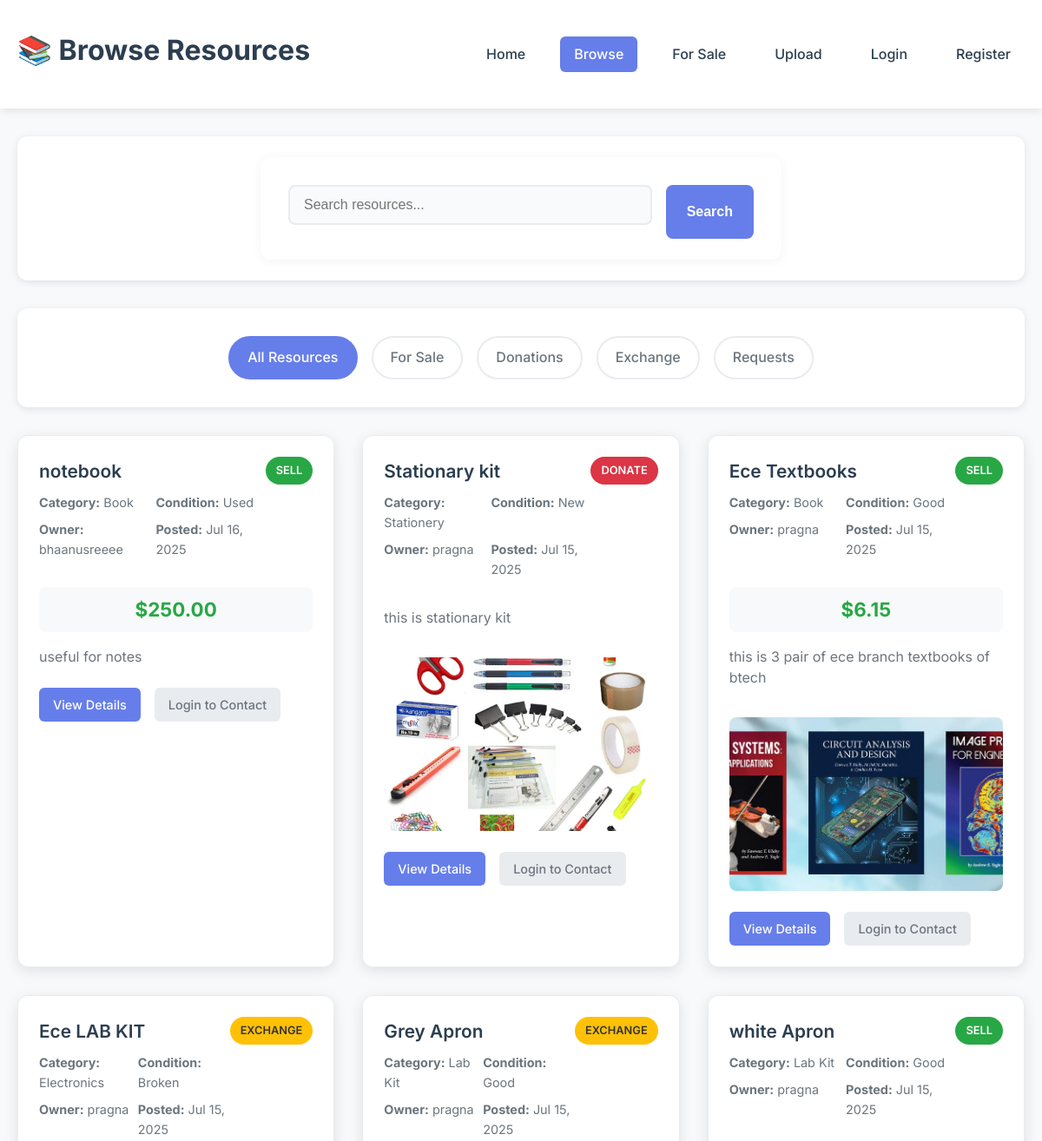
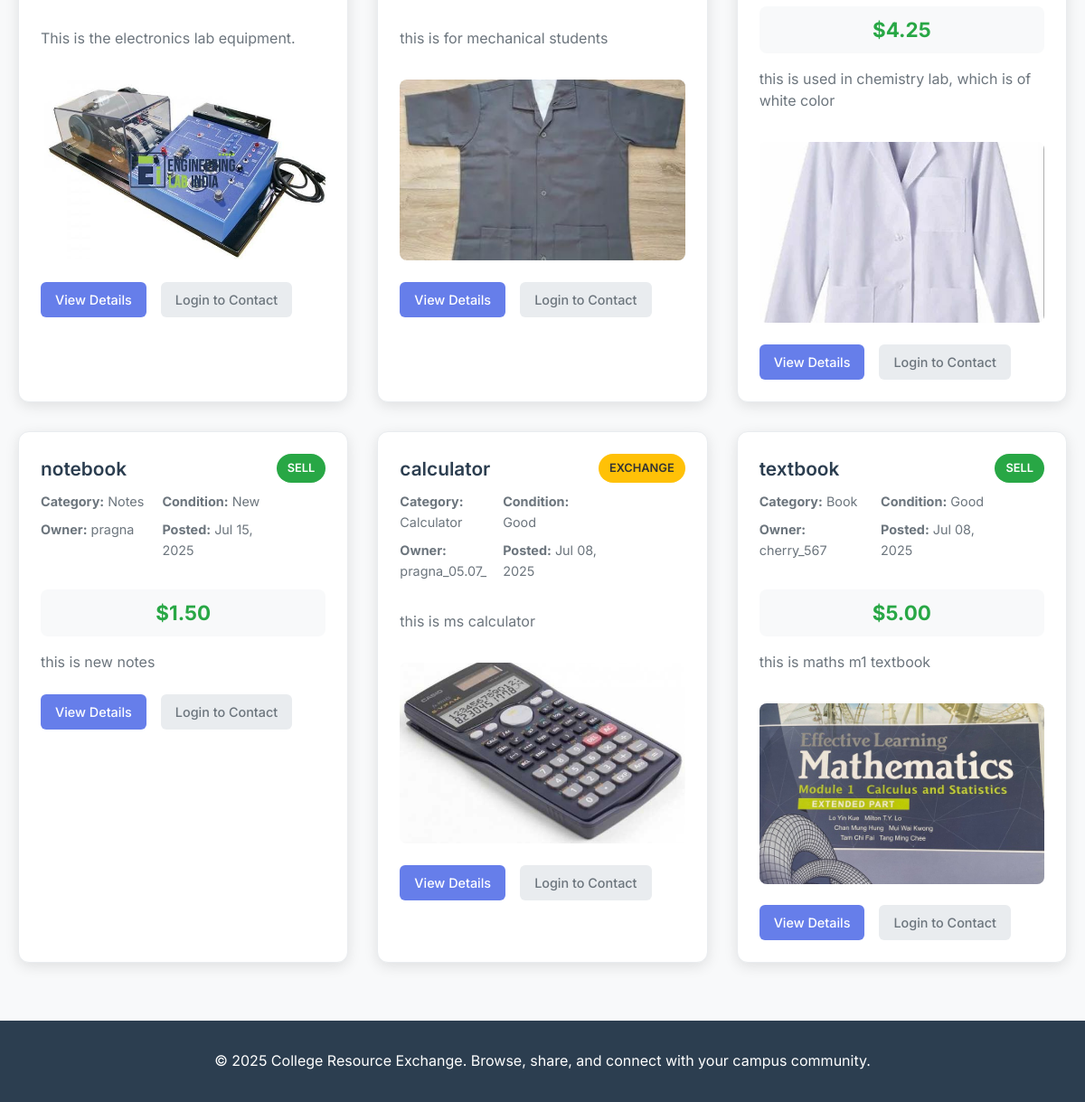
Page /resources/ on the committed database (2 pictures, top to bottom).
### resources/models.py (models this page shows, shortened)
class Resource(models.Model):
    title = models.CharField(max_length=100)
    description = models.TextField()
    category = models.CharField(max_length=20, choices=CATEGORY_CHOICES)
    condition = models.CharField(max_length=10, choices=CONDITION_CHOICES)
    image = models.ImageField(upload_to='resources/', blank=True, null=True)
    action_type = models.CharField(max_length=10, choices=ACTION_CHOICES)
    price = models.DecimalField(max_digits=10, decimal_places=2, null=True, blank=True, help_text="Price in currency (required if selling)")
    owner = models.ForeignKey(User, on_delete=models.CASCADE)
    created_at = models.DateTimeField(auto_now_add=True)

### resources/views.py (the view)
# urls.py: path('resources/', views.resource_list, name='resource_list'),
def resource_list(request):
    action_filter = request.GET.get('action_type', '')
    if action_filter:
        resources = Resource.objects.filter(action_type=action_filter).order_by('-created_at')
    else:
        resources = Resource.objects.all().order_by('-created_at')
    return render(request, 'resources/resource_list.html', {'resources': resources, 'action_filter': action_filter})

### resources/templates/resources/resource_list.html (shortened to what this page needs)
<!DOCTYPE html>
<html>
<head>
    {% load static %}
    <link rel="stylesheet" href="{% static 'resources/style.css' %}">
</head>
<body>
    <header class="header">
        <div class="container">
            <div class="header-content">
                <h1>📚 Browse Resources</h1>
                <nav class="header-nav">
                    <a href="/">Home</a>
                    <a href="/resources/" class="active">Browse</a>
                    <a href="/sell/">For Sale</a>
                    <a href="/upload/">Upload</a>
                    <a href="/accounts/login/">Login</a>
                    <a href="/register/">Register</a>
                </nav>
            </div>
        </div>
    </header>
    <div class="container">
        <section class="search-section">
            <form class="search-form" method="GET">
                <input type="text" name="search" placeholder="Search resources..." class="search-input">
                <button type="submit" class="search-btn">Search</button>
            </form>
        </section>
        <section class="filter-section">
            <div class="filter-buttons">
                <a href="/resources/" class="filter-btn {% if not action_filter %}active{% endif %}">All Resources</a>
                <a href="/resources/?action_type=Sell" class="filter-btn {% if action_filter == 'Sell' %}active{% endif %}">For Sale</a>
                <a href="/resources/?action_type=Donate" class="filter-btn {% if action_filter == 'Donate' %}active{% endif %}">Donations</a>
                <a href="/resources/?action_type=Exchange" class="filter-btn {% if action_filter == 'Exchange' %}active{% endif %}">Exchange</a>
                <a href="/resources/?action_type=Request" class="filter-btn {% if action_filter == 'Request' %}active{% endif %}">Requests</a>
            </div>
        </section>
        <div class="resources-container">
            {% for resource in resources %}
            <div class="resource-card">
                <div class="card-header">
                    <div>
                        <h3 class="card-title">{{ resource.title }}</h3>
                        <div class="card-meta">
                            <span><strong>Category:</strong> {{ resource.category }}</span>
                            <span><strong>Condition:</strong> {{ resource.condition }}</span>
                            <span><strong>Owner:</strong> {{ resource.owner.username }}</span>
                            <span><strong>Posted:</strong> {{ resource.created_at|date:"M d, Y" }}</span>
                        </div>
                    </div>
                    <span class="action-badge action-{{ resource.action_type|lower }}">{{ resource.action_type }}</span>
                </div>
                {% if resource.price and resource.action_type == 'Sell' %}
                    <div class="price">${{ resource.price }}</div>
                {% endif %}
                <p class="card-description">{{ resource.description|truncatewords:25 }}</p>
                {% if resource.image %}
                    <img src="{{ resource.image.url }}" alt="{{ resource.title }}" class="card-image">
                {% endif %}
                <div class="card-actions">
                    <a href="/resource/{{ resource.pk }}/" class="btn btn-primary">View Details</a>
                    {% if user.is_authenticated and user != resource.owner %}
                        <a href="/resource/{{ resource.pk }}/request/" class="btn btn-contact">
                            {% if resource.action_type == 'Sell' %}Contact Seller{% else %}Request{% endif %}
                        </a>
                    {% elif not user.is_authenticated %}
                        <a href="/accounts/login/" class="btn btn-secondary">Login to Contact</a>
                    {% endif %}
                </div>
            </div>
            {% endfor %}
        </div>
    </div>
    <footer class="footer">
        <div class="container">
            <p>&copy; 2025 College Resource Exchange. Browse, share, and connect with your campus community.</p>
        </div>
    </footer>
</body>
</html>

### resources/static/resources/style.css (style rules this page uses)
body { font-family: 'Segoe UI', Arial, sans-serif; background: #f4f6fb; margin: 0; padding: 0; }
.container { max-width: 900px; margin: 40px auto; padding: 0 20px; }
h1, h2, h3 { color: #2d3a4a; margin-bottom: 10px; }
h1 { font-size: 2.2rem; font-weight: 700; }
img { border-radius: 6px; margin-top: 10px; max-width: 100%; height: auto; }
form { background: #fff; padding: 24px 32px; border-radius: 12px; box-shadow: 0 2px 12px rgba(44, 62, 80, 0.06); margin-bottom: 30px; max-width: 500px; }
input, select, textarea { width: 100%; padding: 10px; margin: 8px 0 16px 0; border: 1px solid #cfd8dc; border-radius: 6px; font-size: 1rem; background: #f9fafb; transition: border 0.2s; }
button { background: linear-gradient(90deg, #3498db 0%, #217dbb 100%); color: #fff; border: none; padding: 12px 28px; border-radius: 6px; font-size: 1rem; font-weight: 600; cursor: pointer; transition: background 0.2s; margin-top: 8px; }
a { color: #217dbb; text-decoration: none; font-weight: 500; }

### resources/templates/resources/resource_list.html (style rules this page uses)
* { margin: 0; padding: 0; box-sizing: border-box; }
body { font-family: 'Inter', sans-serif; line-height: 1.6; color: #333; background: #f8f9fa; }
.container { max-width: 1200px; margin: 0 auto; padding: 0 20px; }
.header { background: white; padding: 2rem 0; box-shadow: 0 2px 10px rgba(0,0,0,0.1); margin-bottom: 2rem; }
.header-content { display: flex; justify-content: space-between; align-items: center; }
.header h1 { color: #2c3e50; font-size: 2rem; font-weight: 700; }
.header-nav { display: flex; gap: 1.5rem; }
.header-nav a { text-decoration: none; color: #2c3e50; font-weight: 500; padding: 8px 16px; border-radius: 6px; transition: all 0.3s ease; }
.header-nav a.active { background: #667eea; color: white; }
.filter-section { background: white; padding: 2rem; border-radius: 12px; box-shadow: 0 2px 10px rgba(0,0,0,0.1); margin-bottom: 2rem; }
.filter-buttons { display: flex; gap: 1rem; flex-wrap: wrap; justify-content: center; }
.filter-btn { padding: 10px 20px; border: 2px solid #e9ecef; background: white; color: #6c757d; text-decoration: none; border-radius: 25px; font-weight: 500; transition: all 0.3s ease; cursor: pointer; }
.filter-btn.active { background: #667eea; color: white; border-color: #667eea; }
.search-section { background: white; padding: 1.5rem; border-radius: 12px; box-shadow: 0 2px 10px rgba(0,0,0,0.1); margin-bottom: 2rem; }
.search-form { display: flex; gap: 1rem; max-width: 600px; margin: 0 auto; }
.search-input { flex: 1; padding: 12px 16px; border: 2px solid #e9ecef; border-radius: 8px; font-size: 1rem; outline: none; transition: border-color 0.3s ease; }
.search-btn { padding: 12px 24px; background: #667eea; color: white; border: none; border-radius: 8px; font-weight: 600; cursor: pointer; transition: background 0.3s ease; }
.resources-container { display: grid; grid-template-columns: repeat(auto-fill, minmax(350px, 1fr)); gap: 2rem; margin-bottom: 3rem; }
.resource-card { background: white; border-radius: 12px; padding: 1.5rem; box-shadow: 0 4px 15px rgba(0,0,0,0.1); transition: transform 0.3s ease, box-shadow 0.3s ease; border: 1px solid #e9ecef; }
.card-header { display: flex; justify-content: space-between; align-items: flex-start; margin-bottom: 1rem; }
.card-title { font-size: 1.3rem; font-weight: 600; color: #2c3e50; margin-bottom: 0.5rem; }
.action-badge { padding: 6px 12px; border-radius: 20px; font-size: 0.8rem; font-weight: 600; color: white; text-transform: uppercase; }
.action-sell { background: #28a745; }
.action-donate { background: #dc3545; }
.action-exchange { background: #ffc107; color: #333; }
.card-meta { display: grid; grid-template-columns: 1fr 1fr; gap: 0.5rem; margin-bottom: 1rem; font-size: 0.9rem; color: #6c757d; }
.price { font-size: 1.4rem; font-weight: 700; color: #28a745; background: #f8f9fa; padding: 8px 12px; border-radius: 8px; text-align: center; margin: 1rem 0; }
.card-description { color: #6c757d; margin-bottom: 1.5rem; line-height: 1.5; }
.card-image { width: 100%; height: 200px; object-fit: cover; border-radius: 8px; margin-bottom: 1rem; }
.card-actions { display: flex; gap: 1rem; flex-wrap: wrap; }
.btn { padding: 8px 16px; border-radius: 6px; text-decoration: none; font-weight: 500; transition: all 0.3s ease; font-size: 0.9rem; }
.btn-primary { background: #667eea; color: white; }
.btn-secondary { background: #e9ecef; color: #6c757d; }
.footer { background: #2c3e50; color: white; text-align: center; padding: 2rem 0; margin-top: 4rem; }

### rows in the picture
Resource: title "notebook", category "Book", condition "Used", owner.username "bhaanusreeee", created_at "Jul 16, 2025", action_type "SELL", price "250.00", description "useful for notes"
Resource: title "Stationary kit", category "Stationery", condition "New", owner.username "pragna", created_at "Jul 15, 2025", action_type "DONATE", description "this is stationary kit", image (picture)
Resource: title "Ece Textbooks", category "Book", condition "Good", owner.username "pragna", created_at "Jul 15, 2025", action_type "SELL", price "6.15", description "this is 3 pair of ece branch textbooks of btech", image (picture)
Resource: title "Ece LAB KIT", category "Electronics", condition "Broken", owner.username "pragna", created_at "Jul 15, 2025", action_type "EXCHANGE", description "This is the electronics lab equipment.", image (picture)
Resource: title "Grey Apron", category "Lab Kit", condition "Good", owner.username "pragna", created_at "Jul 15, 2025", action_type "EXCHANGE", description "this is for mechanical students", image (picture)
Resource: title "white Apron", category "Lab Kit", condition "Good", owner.username "pragna", created_at "Jul 15, 2025", action_type "SELL", price "4.25", description "this is used in chemistry lab, which is of white color", image (picture)
Resource: title "notebook", category "Notes", condition "New", owner.username "pragna", created_at "Jul 15, 2025", action_type "SELL", price "1.50", description "this is new notes"
Resource: title "calculator", category "Calculator", condition "Good", owner.username "pragna_05.07_", created_at "Jul 08, 2025", action_type "EXCHANGE", description "this is ms calculator", image (picture)
Resource: title "textbook", category "Book", condition "Good", owner.username "cherry_567", created_at "Jul 08, 2025", action_type "SELL", price "5.00", description "this is maths m1 textbook", image (picture)
